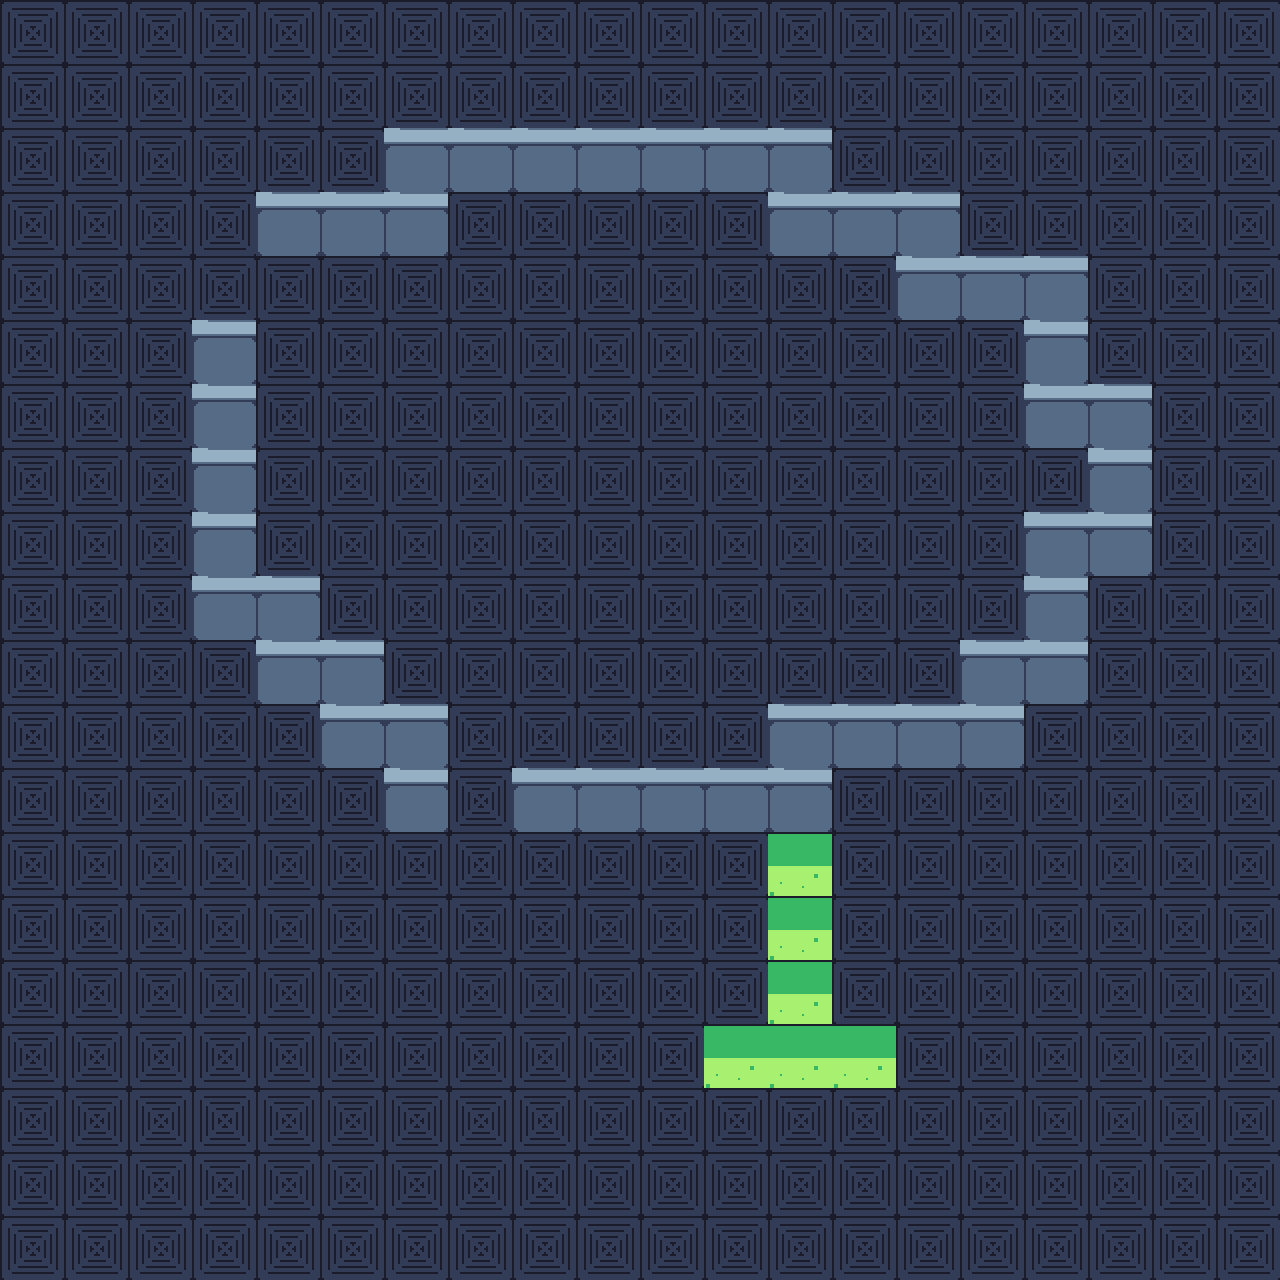

A 2D game scene composited from a Tiled map and its tileset images. What follows is a short description and the map's XML, with every tile layer's data as written:
An orthogonal 20x20 tile map with 64x64 px tiles, 4 tile layers (Tile Layer 1, Tile Layer 2, Tile Layer 3, Tile Layer 4).

<map version="1.10" tiledversion="1.11.0" orientation="orthogonal" renderorder="right-down" width="20" height="20" tilewidth="64" tileheight="64" infinite="0" nextlayerid="5" nextobjectid="1">
 <tileset firstgid="1" source="../tile/tech tileset x64.tsx" />
 <layer id="1" name="Tile Layer 1" width="20" height="20">
  <data encoding="csv">
107,107,107,107,107,107,107,107,107,107,107,107,107,107,107,107,107,107,107,107,
107,107,107,107,107,107,107,107,107,107,107,107,107,107,107,107,107,107,107,107,
107,107,107,107,107,107,107,107,107,107,107,107,107,107,107,107,107,107,107,107,
107,107,107,107,107,107,107,107,107,107,107,107,107,107,107,107,107,107,107,107,
107,107,107,107,107,107,107,107,107,107,107,107,107,107,107,107,107,107,107,107,
107,107,107,107,107,107,107,107,107,107,107,107,107,107,107,107,107,107,107,107,
107,107,107,107,107,107,107,107,107,107,107,107,107,107,107,107,107,107,107,107,
107,107,107,107,107,107,107,107,107,107,107,107,107,107,107,107,107,107,107,107,
107,107,107,107,107,107,107,107,107,107,107,107,107,107,107,107,107,107,107,107,
107,107,107,107,107,107,107,107,107,107,107,107,107,107,107,107,107,107,107,107,
107,107,107,107,107,107,107,107,107,107,107,107,107,107,107,107,107,107,107,107,
107,107,107,107,107,107,107,107,107,107,107,107,107,107,107,107,107,107,107,107,
107,107,107,107,107,107,107,107,107,107,107,107,107,107,107,107,107,107,107,107,
107,107,107,107,107,107,107,107,107,107,107,107,107,107,107,107,107,107,107,107,
107,107,107,107,107,107,107,107,107,107,107,107,107,107,107,107,107,107,107,107,
107,107,107,107,107,107,107,107,107,107,107,107,107,107,107,107,107,107,107,107,
107,107,107,107,107,107,107,107,107,107,107,107,107,107,107,107,107,107,107,107,
107,107,107,107,107,107,107,107,107,107,107,107,107,107,107,107,107,107,107,107,
107,107,107,107,107,107,107,107,107,107,107,107,107,107,107,107,107,107,107,107,
107,107,107,107,107,107,107,107,107,107,107,107,107,107,107,107,107,107,107,107
</data>
 </layer>
 <layer id="2" name="Tile Layer 2" width="20" height="20">
  <data encoding="csv">
0,0,0,0,0,0,0,0,0,0,0,0,0,0,0,0,0,0,0,0,
0,0,0,0,0,0,0,0,0,0,0,0,0,0,0,0,0,0,0,0,
0,0,0,0,0,0,0,0,0,0,0,0,0,0,0,0,0,0,0,0,
0,0,0,0,0,0,0,0,0,0,0,0,0,0,0,0,0,0,0,0,
0,0,0,0,0,0,0,0,0,0,0,0,0,0,0,0,0,0,0,0,
0,0,0,0,0,0,0,0,0,0,0,0,0,0,0,0,0,0,0,0,
0,0,0,0,0,0,0,0,0,0,0,0,0,0,0,0,0,0,0,0,
0,0,0,0,0,0,0,0,0,0,0,0,0,0,0,0,0,0,0,0,
0,0,0,0,0,0,0,0,0,0,0,0,0,0,0,0,0,0,0,0,
0,0,0,0,0,0,0,0,0,0,0,0,0,0,0,0,0,0,0,0,
0,0,0,0,0,0,0,0,0,0,0,0,0,0,0,0,0,0,0,0,
0,0,0,0,0,0,0,0,0,0,0,0,0,0,0,0,0,0,0,0,
0,0,0,0,0,0,0,0,0,0,0,0,0,0,0,0,0,0,0,0,
0,0,0,0,0,0,0,0,0,0,0,0,0,0,0,0,0,0,0,0,
0,0,0,0,0,0,0,0,0,0,0,0,0,0,0,0,0,0,0,0,
0,0,0,0,0,0,0,0,0,0,0,0,0,0,0,0,0,0,0,0,
0,0,0,0,0,0,0,0,0,0,0,0,0,0,0,0,0,0,0,0,
0,0,0,0,0,0,0,0,0,0,0,0,0,0,0,0,0,0,0,0,
0,0,0,0,0,0,0,0,0,0,0,0,0,0,0,0,0,0,0,0,
0,0,0,0,0,0,0,0,0,0,0,0,0,0,0,0,0,0,0,0
</data>
 </layer>
 <layer id="3" name="Tile Layer 3" width="20" height="20">
  <data encoding="csv">
0,0,0,0,0,0,0,0,0,0,0,0,0,0,0,0,0,0,0,0,
0,0,0,0,0,0,0,0,0,0,0,0,0,0,0,0,0,0,0,0,
0,0,0,0,0,0,374,374,374,374,374,374,374,0,0,0,0,0,0,0,
0,0,0,0,374,374,374,0,0,0,0,0,374,374,374,0,0,0,0,0,
0,0,0,0,0,0,0,0,0,0,0,0,0,0,374,374,374,0,0,0,
0,0,0,374,0,0,0,0,0,0,0,0,0,0,0,0,374,0,0,0,
0,0,0,374,0,0,0,0,0,0,0,0,0,0,0,0,374,374,0,0,
0,0,0,374,0,0,0,0,0,0,0,0,0,0,0,0,0,374,0,0,
0,0,0,374,0,0,0,0,0,0,0,0,0,0,0,0,374,374,0,0,
0,0,0,374,374,0,0,0,0,0,0,0,0,0,0,0,374,0,0,0,
0,0,0,0,374,374,0,0,0,0,0,0,0,0,0,374,374,0,0,0,
0,0,0,0,0,374,374,0,0,0,0,0,374,374,374,374,0,0,0,0,
0,0,0,0,0,0,374,0,374,374,374,374,374,0,0,0,0,0,0,0,
0,0,0,0,0,0,0,0,0,0,0,0,0,0,0,0,0,0,0,0,
0,0,0,0,0,0,0,0,0,0,0,0,0,0,0,0,0,0,0,0,
0,0,0,0,0,0,0,0,0,0,0,0,0,0,0,0,0,0,0,0,
0,0,0,0,0,0,0,0,0,0,0,0,0,0,0,0,0,0,0,0,
0,0,0,0,0,0,0,0,0,0,0,0,0,0,0,0,0,0,0,0,
0,0,0,0,0,0,0,0,0,0,0,0,0,0,0,0,0,0,0,0,
0,0,0,0,0,0,0,0,0,0,0,0,0,0,0,0,0,0,0,0
</data>
 </layer>
 <layer id="4" name="Tile Layer 4" width="20" height="20">
  <data encoding="csv">
0,0,0,0,0,0,0,0,0,0,0,0,0,0,0,0,0,0,0,0,
0,0,0,0,0,0,0,0,0,0,0,0,0,0,0,0,0,0,0,0,
0,0,0,0,0,0,0,0,0,0,0,0,0,0,0,0,0,0,0,0,
0,0,0,0,0,0,0,0,0,0,0,0,0,0,0,0,0,0,0,0,
0,0,0,0,0,0,0,0,0,0,0,0,0,0,0,0,0,0,0,0,
0,0,0,0,0,0,0,0,0,0,0,0,0,0,0,0,0,0,0,0,
0,0,0,0,0,0,0,0,0,0,0,0,0,0,0,0,0,0,0,0,
0,0,0,0,0,0,0,0,0,0,0,0,0,0,0,0,0,0,0,0,
0,0,0,0,0,0,0,0,0,0,0,0,0,0,0,0,0,0,0,0,
0,0,0,0,0,0,0,0,0,0,0,0,0,0,0,0,0,0,0,0,
0,0,0,0,0,0,0,0,0,0,0,0,0,0,0,0,0,0,0,0,
0,0,0,0,0,0,0,0,0,0,0,0,0,0,0,0,0,0,0,0,
0,0,0,0,0,0,0,0,0,0,0,0,0,0,0,0,0,0,0,0,
0,0,0,0,0,0,0,0,0,0,0,0,110,0,0,0,0,0,0,0,
0,0,0,0,0,0,0,0,0,0,0,0,110,0,0,0,0,0,0,0,
0,0,0,0,0,0,0,0,0,0,0,0,110,0,0,0,0,0,0,0,
0,0,0,0,0,0,0,0,0,0,0,110,110,110,0,0,0,0,0,0,
0,0,0,0,0,0,0,0,0,0,0,0,0,0,0,0,0,0,0,0,
0,0,0,0,0,0,0,0,0,0,0,0,0,0,0,0,0,0,0,0,
0,0,0,0,0,0,0,0,0,0,0,0,0,0,0,0,0,0,0,0
</data>
 </layer>
</map>